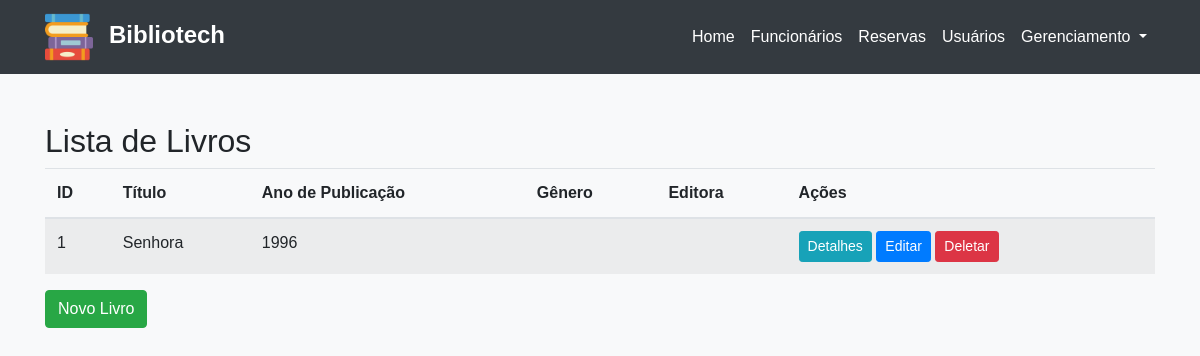
/livros/, run on an earlier commit of the app's database.
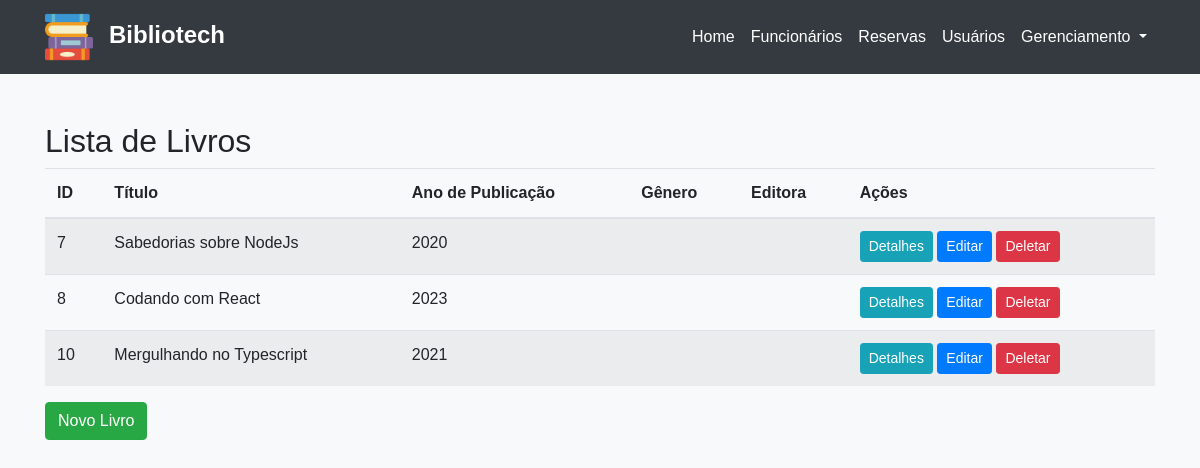
And on a later commit of the database.
### appmodelo/models.py (models this page shows)
class Livro(models.Model):
    titulo = models.CharField(max_length=100)
    ano_publicacao = models.IntegerField()
    genero = models.CharField(max_length=50)
    editora = models.CharField(max_length=100)
    autor = models.CharField(max_length=100)
    descricao = models.TextField(max_length=250)
    imagem = models.ImageField(upload_to='imgs/', null=True, blank=True)

### appmodelo/views/LivroViews.py (the view)
# urls.py: path('livros/', lista_livros, name='lista_livros'),
def lista_livros(request):
    livros = Livro.objects.all()
    return render(request, 'lista_livros.html', {'livros': livros})

### appmodelo/templates/lista_livros.html
{% extends 'Header.html' %} {% block content %}
<h2>Lista de Livros</h2>
<table class="table table-striped">
  <thead>
    <tr>
      <th>ID</th>
      <th>Título</th>
      <th>Ano de Publicação</th>
      <th>Gênero</th>
      <th>Editora</th>
      <th>Ações</th>
    </tr>
  </thead>
  <tbody>
    {% for livro in livros %}
    <tr>
      <td>{{ livro.id }}</td>
      <td>{{ livro.titulo }}</td>
      <td>{{ livro.ano_publicacao }}</td>
      <td>{{ livro.genero.nome }}</td>
      <td>{{ livro.editora.nome }}</td>
      <td>
        <a
          href="{% url 'detalhes_livro' livro.id %}"
          class="btn btn-info btn-sm"
          >Detalhes</a
        >
        <a
          href="{% url 'editar_livro' livro.id %}"
          class="btn btn-primary btn-sm"
          >Editar</a
        >
        <a
          href="{% url 'deletar_livro' livro.id %}"
          class="btn btn-danger btn-sm"
          >Deletar</a
        >
      </td>
    </tr>
    {% endfor %}
  </tbody>
</table>
<a href="{% url 'novo_livro' %}" class="btn btn-success">Novo Livro</a>
{% endblock %}

### appmodelo/templates/Header.html (shortened to what this page needs)
<!DOCTYPE html>
<html lang="en">
  <head>
    {% load static %}
    <link
      rel="stylesheet"
      href="https://stackpath.bootstrapcdn.com/bootstrap/4.5.2/css/bootstrap.min.css"
    />
    <link
      rel="stylesheet"
      type="text/css"
      href="{% static 'css/style.css' %}"
    />
  </head>
  <body>
    <nav class="navbar navbar-expand-md navbar-dark">
      <div class="container">
        <a class="navbar-brand" href="{% url 'home' %}">
          <img
            src="{% static 'imgs/icon-logo.png' %}"
            alt="logo"
            width="48px"
          /><span class="ml-3">Bibliotech</span></a
        >
        <div class="collapse navbar-collapse" id="navbarNav">
          <ul class="navbar-nav ml-auto">
            <li class="nav-item">
              <a class="nav-link" href="{% url 'home' %}"
                >Home <span class="sr-only">(current)</span></a
              >
            </li>
            <li class="nav-item">
              <a class="nav-link" href="{% url 'lista_funcionarios' %}"
                >Funcionários</a
              >
            </li>
            <li class="nav-item">
              <a class="nav-link" href="{% url 'lista_reservas' %}">Reservas</a>
            </li>
            <li class="nav-item">
              <a class="nav-link" href="{% url 'lista_usuarios' %}">Usuários</a>
            </li>
            <li class="nav-item dropdown">
              <a
                class="nav-link dropdown-toggle"
                href="#"
                role="button"
                data-bs-toggle="dropdown"
                aria-expanded="false"
              >
                Gerenciamento
              </a>
            </li>
          </ul>
        </div>
      </div>
    </nav>
    <div class="container mt-4">{% block content %} {% endblock %}</div>
  </body>
</html>

### appmodelo/static/css/style.css (style rules this page uses)
body { background-color: #f8f9fa; font-family: Arial, sans-serif; }
.navbar-brand { font-size: 1.5rem; font-weight: bold; }
.navbar { background-color: #343a40 !important; }
.nav-item a { color: #fff !important; transition: 0.5s; }

What changed in the data, as far as the page shows it:
removed Livro: id "1", titulo "Senhora", ano_publicacao "1996"
added Livro: id "7", titulo "Sabedorias sobre NodeJs", ano_publicacao "2020"
added Livro: id "8", titulo "Codando com React", ano_publicacao "2023"
added Livro: id "10", titulo "Mergulhando no Typescript", ano_publicacao "2021"
